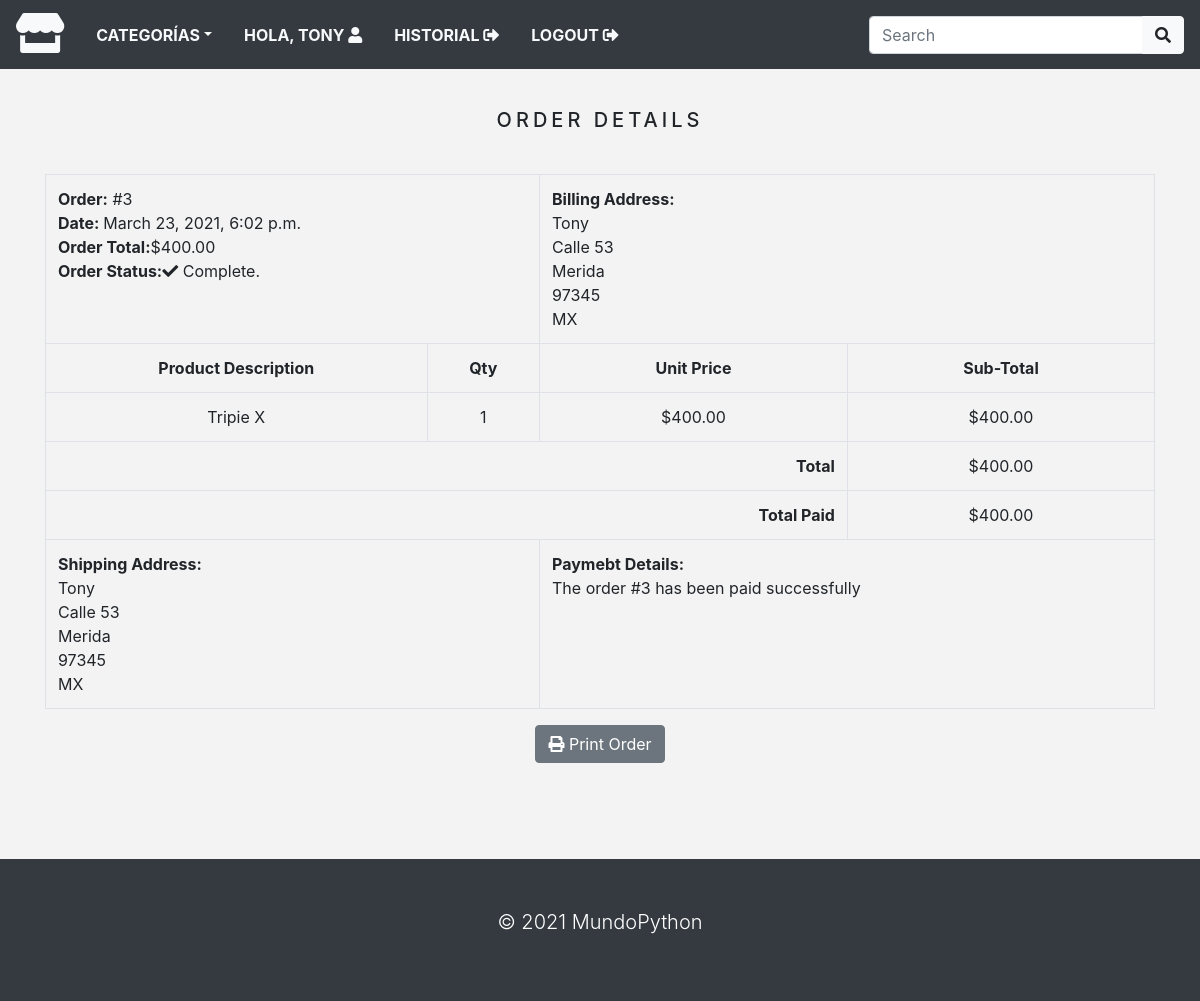
Screenshot of /orders/order/3/ (signed in) with the database file from the repository.
### orders/models.py (models this page shows, shortened)
class Order(models.Model):
    token = models.CharField(max_length=250, blank=True)
    total = models.DecimalField(
        max_digits=10, decimal_places=2, verbose_name="MXN Total Order"
    )
    emailAddress = models.EmailField(
        max_length=250, blank=True, verbose_name="Email Address"
    )
    created = models.DateTimeField(auto_now_add=True)
    billingName = models.CharField(max_length=250, blank=True)
    billingAddress1 = models.CharField(max_length=250, blank=True)
    billingCity = models.CharField(max_length=250, blank=True)
    billingPostcode = models.CharField(max_length=250, blank=True)
    billingCountry = models.CharField(max_length=250, blank=True)
    shippingName = models.CharField(max_length=250, blank=True)
    shippingAddress1 = models.CharField(max_length=250, blank=True)
    shippingCity = models.CharField(max_length=250, blank=True)
    shippingPostcode = models.CharField(max_length=250, blank=True)
    shippingCountry = models.CharField(max_length=250, blank=True)
    class Meta:
        db_table = "Order"
        ordering = ["-created"]

class OrderItem(models.Model):
    product = models.CharField(max_length=250)
    quantity = models.IntegerField()
    price = models.DecimalField(
        max_digits=10, decimal_places=2, verbose_name="MXN Price"
    )
    order = models.ForeignKey(Order, on_delete=models.CASCADE)
    class Meta:
        db_table = "OrderItem"
    def sub_total(self):
        return self.quantity * self.price

### orders/views.py (the view)
# urls.py: path("order/<int:order_id>/", views.viewOrder, name="order_detail"),
@login_required
def viewOrder(request, order_id):
    email = str(request.user.email)
    order = Order.objects.get(id=order_id, emailAddress=email)
    order_items = OrderItem.objects.filter(order=order)
    context = {"order": order, "order_items": order_items}
    return render(request, "orders/order_detail.html", context)

### orders/context_processors.py (called while the page is built)
def counter(request):
	item_count = 0
	if 'admin' in request.path:
		return {}
	else:
		try:
			cart = Cart.objects.filter(cart_id=_cart_id(request))
			cart_items = CartItem.objects.all().filter(cart=cart[:1])
			for cart_item in cart_items:
				item_count += cart_item.quantity
		except Cart.DoesNotExist:
			item_count = 0
	return {'item_count' : item_count}

### orders/views.py (called while the page is built)
def _cart_id(request):
    cart = request.session.session_key
    if not cart:
        cart = request.session.create()
    return cart

### products/context_processors.py (called while the page is built)
def all_categories(request):
    nav_categories = Category.objects.all()
    return {"nav_categories": nav_categories}

### products/models.py (called while the page is built)
    def __str__(self):
        return self.name

### templates/orders/order_detail.html (shortened to what this page needs)
{% extends 'layout.html' %}
{% load static %}
{% block content %}
<div class="container">
  <div class="text-center">
    <br>
    <h1 class="text-center product_title">
      Order Details
    </h1>
    <br>
    <table class="table table-bordered">
      <tr>
        <td class="text-left" colspan="2">
          <b>Order:</b> #{{ order.id }} <br>
          <b>Date: </b>{{ order.created }} <br>
          <b>Order Total:</b>${{ order.total }} <br>
          <b>Order Status:</b><i class="fas fa-check"></i> Complete.
        </td>
        <td class="text-left" colspan="2">
          <b>Billing Address: </b> <br>
          {{ order.billingName }} <br>
          {{ order.billingAddress1 }} <br>
          {{ order.billingCity}} <br>
          {{ order.billingPostcode }} <br>
          {{ order.billingCountry }} <br>
        </td>
      </tr>
      <tr>
        <td><b>Product Description</b></td>
        <td><b>Qty</b></td>
        <td><b>Unit Price</b></td>
        <td><b>Sub-Total</b></td>
      </tr>
      {% for item in order_items %}
      <tr>
        <td>{{ item.product }}</td>
        <td>{{ item.quantity }}</td>
        <td>${{ item.price }}</td>
        <td>${{ item.sub_total }}</td>
      </tr>
      {% endfor %}
      <tr>
        <td class="text-right" colspan="3"><b>Total</b></td>
        <td>${{ order.total }}</td>
      </tr>
      <tr>
        <td class="text-right" colspan="3"><b>Total Paid</b></td>
        <td>${{ order.total }}</td>
      </tr>
      <tr>
        <td class="text-left" colspan="2">
          <b>Shipping Address:</b> <br>
          {{ order.shippingName }} <br>
          {{ order.shippingAddress1 }} <br>
          {{ order.shippingCity }} <br>
          {{ order.shippingPostcode }} <br>
          {{ order.shippingCountry }} <br>
        </td>
        <td class="text-left" colspan="2">
          <b>Paymebt Details:</b> <br>
          The order #{{ order.id }} has been paid successfully
        </td>
      </tr>
    </table>
    <button class="btn btn-secondary" onclick="window.print();">
      <i class="fas fa-print"></i>
      Print Order
    </button>
  </div>
</div>
<br><br>
{% endblock %}

### templates/layout.html (shortened to what this page needs)
{% load static %}
<!doctype html>
<html lang="en">
<head>
  <link rel="stylesheet" href="https://stackpath.bootstrapcdn.com/bootstrap/4.3.1/css/bootstrap.min.css"
>
  <link rel="stylesheet" href="https://use.fontawesome.com/releases/v5.8.1/css/all.css"
>
  <link rel="stylesheet" href="{% static 'css/base.css' %}">
  <link rel="stylesheet" href="{% static 'css/cart.css' %}">
</head>
<body>
  <nav class="navbar navbar-expand-md navbar-light bg-dark">
    <a href="{% url 'home' %}" class="navbar-brand"><i class="fas fa-store text-light fa-2x"></i></a>
    <div class="collapse navbar-collapse justify-content-between" id="nav">
      <ul class="navbar-nav">
        <li class="nav-item dropdown"><a
            class="nav-link text-light text-uppercase font-weight-bold px-3 dropdown-toggle" href=""
            data-toggle="dropdown">Categorías</a>
        </li>
        {% if request.user.is_authenticated and request.user.first_name %}
        <li class="nav-item">
          <a class="nav-link text-light text-uppercase font-weight-bold px-3">
            Hola, {{ request.user.first_name }} <i class="fas fa-user circle"></i>
          </a>
        </li>
        <li class="nav-item">
          <a class="nav-link text-light text-uppercase font-weight-bold px-3" href="{% url 'order_history' %}">
            Historial <i class="fas fa-sign-out-alt"></i>
          </a>
        </li>
        <li class="nav-item">
          <a class="nav-link text-light text-uppercase font-weight-bold px-3" href="{% url 'logout' %}">
            Logout <i class="fas fa-sign-out-alt"></i>
          </a>
        </li>
        {% endif %}
      </ul>
      <form class="form-inline ml-3" action="{% url 'search' %}" , method="GET">
        <div class="input-group">
          <input type="text" name="name" class="form-control" placeholder="Search">
          <div class="input-group-append">
            <button type="submit" class="btn btn-light"><i class="fas fa-search"></i></button>
          </div>
        </div>
      </form>
    </div>
  </nav>
  {% block content %}
  {% endblock %}
  <footer class="bg-dark text-white mt-5 p-5">
    <div class="container">
      <p class="lead text-center">&copy; 2021 MundoPython</p>
    </div>
  </footer>
</body>
</html>

### static/css/base.css (style rules this page uses)
body { background: #f3f3f3; }
.product_title { font-size: 20px; text-transform: uppercase; letter-spacing: .2em; padding-top: 15px; padding-bottom: 10px; }

### rows the page displays
Order: id "3", created "March 23, 2021, 6:02 p.m.", total "400.00", billingName "Tony", billingAddress1 "Calle 53", billingCity "Merida", billingPostcode "97345", billingCountry "MX", shippingName "Tony", shippingAddress1 "Calle 53", shippingCity "Merida", shippingPostcode "97345", shippingCountry "MX"
OrderItem: product "Tripie X", quantity "1", price "400.00", sub_total "400.00"

### other values shown
{{ request.user.first_name }} "TONY"
